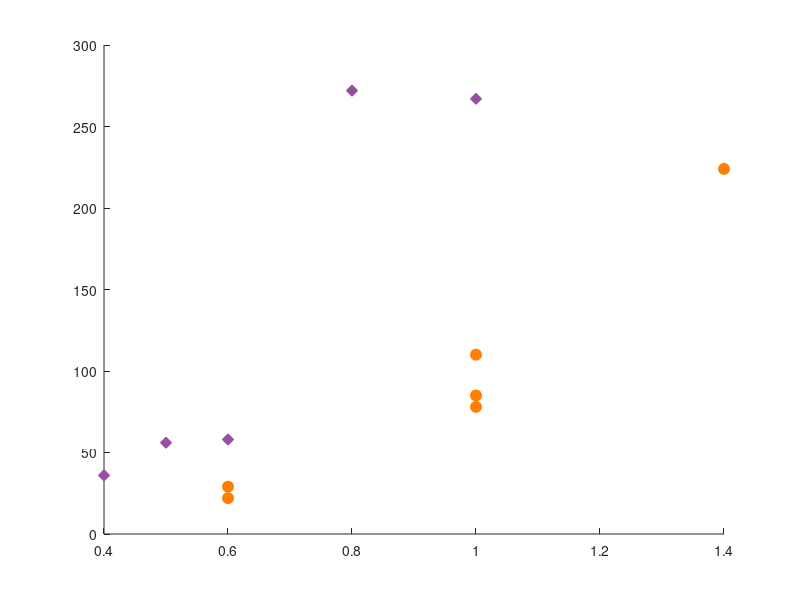

Reproduce this figure in MATLAB. (Note: this script raises an error after producing the figure.)
% plot lifetime vs amplitude
%
% Author: Eric
% Date: 6-8-18
%
% Mod History:
% v3 (1/14/18): Nonlinear least squares fit for critical strain. Also try
% combining data sets before fitting
% v4 (2/14-19): use effective strain
% v5 (9-17-19): new experimentation. Try fitting right side.
% v6 (9-27-19): just copy fit from left side to right side.

red = [228,26,28]/255;
blu = [55,126,184]/255;
grn = [77,175,74]/255;
pur = [152,78,163]/255;
org = [255,127,0]/255;
brn = [166,86,40]/255;

% Conversion from volts to strain
v2s = 4.1/30.;

% 10-10-18 data
% amplitudes in V
amplitudes1010 = [0.8 0.9 1.1];
% raw strains = amplitudes * v2s
% effective strains (post train)
estrains1010 = [.035 .047 .053];
% lifetimes in shear cycles
lifetimes1010 = [88 114 378];

% 10-10-18 data
% amplitudes in V
amplitudes1010_ext = [0.8 0.9 1.1];
% lifetimes in shear cycles
lifetimes1010_ext = [88 114 378];


% 10-1-18 data
% amplitudes in V
amplitudes101 = [0.1 0.2 0.4 0.6 0.7 0.8 1.0];
% lifetimes in shear cycles
lifetimes101 = [1 76 104 192 142 216 142];


% 10-1-18 data -- first 4 runs taken
% amplitudes in V 
amplitudes101_4 = [0.1 0.4 0.6 0.8];
% lifetimes in shear cycles
lifetimes101_4 = [1 104 192 216];

% 8-29-18 data
% amplitudes in V
amplitudes829 = [0.4 0.6 0.7 0.8 0.9 1.0];
% lifetimes in shear cycles
lifetimes829 = [86 51 127 118 153 105];

% 8-15-18 data
% amplitudes in V
amplitudes815 = [0.4 0.6 0.7 0.8];
% lifetimes in shear cycles
lifetimes815 = [109 151 176 127];

% 6-28-18 data
% amplitudes in V
amplitudes628 = [0.4 0.6 0.8 1.0 1.2];
% effective strains (post train)
estrains628 = [.041 .045 .041 .045 .067];
% lifetimes in shear cycles
lifetimes628 = [48 68 64 106 179];


%%%% NOTE: only 5-21 and 6-3 with lower volume fraction gel
% 6-3-18 data
% lifetimes in shear cycles
lifetimes63 = [36 56 58 272 267];
% amplitudes in V
amplitudes63 = [0.4 0.5 0.6 0.8 1.0];

% 5-21-18 data
amplitudes521 = [0.1 0.4 0.6 0.6 0.8 1.0 1.0 1.0 1.4];
lifetimes521 = [31 110 17 31 248 78 85 118 224];

% 5-21-18 first 8 data taken
amplitudes521_8 = [0.6 0.6 1.0 1.0 1.0 1.4];
lifetimes521_8 = [17 31 78 85 110 224];

% 5-21-18 only triain well
amplitudes521_well = [0.1 0.6 1.0 1.0 1.0 1.4];
lifetimes521_well = [22 29 78 85 110 224];

figure;
hold on
plot(amplitudes63, lifetimes63, 'd', 'color', pur, 'MarkerFaceColor', pur, 'MarkerSize',8);
% plot(amplitudes521, lifetimes521,'b.', 'MarkerFaceColor', 'b', 'MarkerSize', 12);
plot(amplitudes521_8, lifetimes521_well, 'o', 'color', org, 'MarkerFaceColor', org, 'MarkerSize', 8);
% plot(amplitudes628, lifetimes628,'g.', 'MarkerFaceColor', 'g', 'MarkerSize', 16);
% plot(amplitudes815, lifetimes815,'.', 'Color', [153, 102, 51]/256,'MarkerSize', 16);
% plot(amplitudes829, lifetimes829,'.', 'Color', [204, 0, 204]/256,'MarkerSize', 16);

plot_gc1 = plot(ones(100,1) * 0.9, 1:4:400, 'color', pur, 'LineStyle', '--',...
    'LineWidth', options.line_width);

plot_gc2 = plot(ones(100,1) * 1.2, 1:4:400, 'color', org, 'LineStyle', '--',...
    'LineWidth', options.line_width);


% plot(amplitudes101, lifetimes101, '.', 'Color', [51, 153, 51]/256,'MarkerSize', 16);

% title('Training','FontSize', 20);
xlabel('\gamma_0','FontSize', 16);
ylabel('Characteristic cycles \tau','FontSize', 18);
% ylim([0.02 0.05])
% xlim([0 550])
% axis([0 max(t) 0.02 0.14]);

xt = get(gca,'XTick');
set(gca, 'FontSize', 16)
box on

hold off

%%%%%%%%%%%%%
%% Fit to power law
% lifetimes to fit

% life = lifetimes829(1:end);
% gam = amplitudes829(1:end);
% gc = 1.1;

% life = lifetimes628(1:end);
% gam = amplitudes628(1:end)*v2s;
% gc = 1.4*v2s;
% gam = estrains628(1:end);
% gc = 0.085;


% life = lifetimes63(1:end-1);
% gam = amplitudes63(1:end-1);
% gc = 0.9;

% life = lifetimes521_well(1:end-1);
% gam = amplitudes521_well(1:end-1);
% gc = 1.2;

% life = lifetimes101_4(1:end);
% gam = amplitudes101_4(1:end);
% gc = 0.75;

% life = lifetimes1010(1:end);
% gam = amplitudes1010(1:end);
% gc = 1.2;

% Combined lifetimes
% life = [lifetimes1010(1:end), lifetimes628(1:end)];
% gam = [amplitudes1010(1:end)+0.2, amplitudes628(1:end)];
% gc = 1.4;

life = [lifetimes521_well(1:end-1), lifetimes63(1:end-1)];
gam = [amplitudes521_well(1:end-1)-0.3, amplitudes63(1:end-1)];
gc = 0.83;

figure;
loglog(gc-gam, life,'b.', 'MarkerFaceColor', 'b', 'MarkerSize', 16);
% figure;
% plot(log10(gc-gam), log10(life), 'b.', 'MarkerFaceColor', 'b', 'MarkerSize', 16);

mylogfit = fit(log10((gc-gam))', log10(life)', 'poly1');
logfit_coeffs = coeffvalues(myfit);

% mylogfit = fit((gc-gam)', life', 'poly1');
% logfit_coeffs = coeffvalues(mylogfit);

figure;
hold on
plot(log10(gc-gam), logfit_coeffs(1)* log10(gc-gam) + logfit_coeffs(2))
plot(log10(gc-gam), log10(life),'b.', 'MarkerFaceColor', 'b', 'MarkerSize', 16)
xlabel('Log \gamma-\gamma_0^c','FontSize', 16);
ylabel('Log Lifetime \tau','FontSize', 16);
% xlim([
hold off

ls = logspace(-2, 0);

figure;
ax = gca;
% plot(gc-gam, 10.^(fit_coeffs(1)* log10(gc-gam)+ fit_coeffs(2)))
loglog(ls, (ls).^(logfit_coeffs(1)) * 10^logfit_coeffs(2), 'b', 'LineWidth', 1)
hold on
loglog(gc-gam, life,'bd', 'MarkerFaceColor', 'b', 'MarkerSize', 6)
xlim([10^(-2) 10^0])
xlabel('\gamma_0-\gamma_0^c','FontSize', 16);
ylabel('Characteristic time \tau','FontSize', 16);
box on
ax.TickLength = [0.04 2];
ax.FontSize = 16;

% wrong!
% figure;
% xs = 0.01: 0.01: 0.07;
% hold on
% loglog(gc-gam, life,'b.', 'MarkerFaceColor', 'b', 'MarkerSize', 16);
% plot(xs,exp(fit_coeffs(1)* log(xs)) + fit_coeffs(2))
% hold off 

% plot lifetimes with power law fit
figure;
xs = logspace(log10(0.02), log10(gc-.01));
hold on
plot(amplitudes63(1:end-1), lifetimes63(1:end-1),'b.', 'MarkerFaceColor', 'b', 'MarkerSize', 16);
plot(amplitudes521_well(1:end-1)-0.3, lifetimes521_well(1:end-1),'r.', 'MarkerFaceColor', 'r', 'MarkerSize', 16);
% plot(amplitudes628*v2s, lifetimes628,'g.', 'MarkerFaceColor', 'g', 'MarkerSize', 16);
% plot(estrains628, lifetimes628, 'r.', 'MarkerFaceColor', 'r', 'MarkerSize', 16);
% plot(amplitudes101_4, lifetimes101_4,'g.', 'MarkerFaceColor', 'g', 'MarkerSize', 16);
% plot(amplitudes1010, lifetimes1010, 'g.', 'MarkerFaceColor', 'g', 'MarkerSize', 16);
% plot(amplitudes829, lifetimes829, 'g.', 'MarkerFaceColor', 'g', 'MarkerSize', 16);
plot(xs, 10^(logfit_coeffs(2))*(gc-xs).^(logfit_coeffs(1)), 'r')
% xlim([0 1.0])

ylim([0 400])
hold off

xlabel('Strain (V)','FontSize', 18);
ylabel('Lifetime \tau','FontSize', 18);


%% figure shifting to plot gamma_c - gamma
figure;
xs = logspace(log10(0.1), log10(gc-.05));
hold on
% plot(xs - gc, 10^(fit_coeffs(2))*(gc-xs).^(fit_coeffs(1)), 'r')
plot(amplitudes63(1:end-1) - gc, lifetimes63(1:end-1),'b.', 'MarkerFaceColor', 'b', 'MarkerSize', 16);
plot(amplitudes521_well(1:end-1) -gc - 0.3, lifetimes521_well(1:end-1),'r.', 'MarkerFaceColor', 'r', 'MarkerSize', 16);
% plot(amplitudes628 - gc, lifetimes628,'.', 'Color', [255, 153, 0]/256, 'MarkerSize', 16);
% plot(amplitudes829-gc+0.2, lifetimes829,'.', 'Color', [0, 255, 0]/256,'MarkerSize', 16);
% plot(amplitudes815-gc+0.4, lifetimes815,'.', 'Color', [102, 51, 0]/256,'MarkerSize', 16);
% plot(amplitudes101(2:6)-gc+0.5, lifetimes101(2:6),'.', 'Color', [51, 153, 51]/256, 'MarkerSize', 16);
% plot(amplitudes1010-gc+0.2, lifetimes1010,'.', 'Color', 'k', 'MarkerSize', 16);
xlim([-1.4 0.2])

ylim([0 400])
hold off

xlabel('\gamma_c - \gamma (V)','FontSize', 18);
ylabel('Lifetime \tau','FontSize', 18);

%%
% with fixed strain units
figure;
xs = logspace(log10(0.1), log10(gc-.05));
hold on
plot((xs - gc)*v2s, 10^(fit_coeffs(2))*(gc-xs).^(fit_coeffs(1)), 'r')
plot((amplitudes63(1:end-1) - gc)*v2s, lifetimes63(1:end-1),'b.', 'MarkerFaceColor', 'b', 'MarkerSize', 16);
plot((amplitudes521_well(1:end-1) -gc-0.3)*v2s, lifetimes521_well(1:end-1),'r.', 'MarkerFaceColor', 'r', 'MarkerSize', 16);
% plot((amplitudes628 - gc)*v2s, lifetimes628,'.', 'Color', [255, 153, 0]/256, 'MarkerSize', 16);
% plot((amplitudes829-gc+0.2)*v2s, lifetimes829,'.', 'Color', [0, 255, 0]/256,'MarkerSize', 16);
% plot((amplitudes815-gc+0.4)*v2s, lifetimes815,'.', 'Color', [102, 51, 0]/256,'MarkerSize', 16);
% plot((amplitudes101(2:6)-gc+0.5)*v2s, lifetimes101(2:6),'.', 'Color', [51, 153, 51]/256, 'MarkerSize', 16);
% plot((amplitudes1010-gc+0.2)*v2s, lifetimes1010,'.', 'Color', [255, 0, 255]/256, 'MarkerSize', 16);
% plot((amplitudes1010_ext-gc+0.2)*v2s, lifetimes1010_ext,'.', 'Color', [255, 0, 255]/256, 'MarkerSize', 16);
% xlim([-1.4 0.2])

ylim([0 400])
hold off

xlabel('\gamma_c - \gamma','FontSize', 18);
ylabel('Lifetime \tau','FontSize', 18);

%% Create Custom Nonlinear Models and Specify Problem Parameters and Independent Variables

life2fit = life;
gam2fit = gam;
% gam2fit = estrains628;

life_end = [lifetimes521_well(end), lifetimes63(end)];
gam_end = [amplitudes521_well(end)-0.3, amplitudes63(end)];

% Set estimates
a_0 = 40;
gc_0 = 0.85;
nu_0 = -0.85;
vars_0 = [a_0 gc_0 nu_0];

% Set bounds
lb = [1 0.05 0.2];
ub = [1000 1 2];

% Define fit
myfittype = fittype('a*(gc-gam)^(-nu)', 'dependent', {'tau'}, 'independent', {'gam'},...
    'coefficients', {'a', 'gc', 'nu'});

% Run fitting
nl_fit = fit(gam2fit', life2fit', myfittype, 'Lower', lb, 'Upper', ub, 'StartPoint', vars_0);
fit_coeffs = coeffvalues(nl_fit);
conf_ints = confint(nl_fit);

% Manually designate points from fit (for plotting)
xx = min(gam2fit):0.01:max(gam2fit);

xx = -.4:0.01:0.82;
fit_points = fit_coeffs(1) * (fit_coeffs(2)-xx).^(-fit_coeffs(3));

%flipped plot
xx_rt = fit_coeffs(2) - max(xx):0.01: fit_coeffs(2) - max(xx)+1;
fit_flip = fit_coeffs(1) * (xx_rt).^-(fit_coeffs(3));
fit_flip_basic = fliplr(fit_points);
fit_rt = 80 * (xx_rt).^-(fit_coeffs(3));

figure;
hold on

plot(gam2fit-fit_coeffs(2), life2fit,'bd', 'MarkerFaceColor', 'b', 'MarkerSize', 6)
plot(gam_end-fit_coeffs(2), life_end,'rs', 'MarkerFaceColor', 'r', 'MarkerSize', 6)
plot(xx-fit_coeffs(2), fit_points, 'b', 'LineWidth', 1.5)
% plot(xx_rt, fit_flip, 'r:', 'LineWidth', 1.5)
plot(xx_rt, fit_rt, 'r:', 'LineWidth', 1.5)
% title('Training','FontSize', 20);
xlabel('\gamma_0 - \gamma_0^c','FontSize', 18);
ylabel('Characteristic time \tau','FontSize', 18);
xt = get(gca,'XTick');
set(gca, 'FontSize', 16)
% legend('off')
xlim([-1.2 1])
ylim([0 400])
box on
hold off

% %% Create Custom Nonlinear Models and Specify Problem Parameters and Independent Variables
% % RIGHT SIDE OF EQUATION
% 
% 
% life2fit = [lifetimes521_well(end), lifetimes63(end)];
% gam2fit = [amplitudes521_well(end)-0.3, amplitudes63(end)];
% gc = 0.9;
% 
% % life2fit = life;
% % gam2fit = gam;
% % % gam2fit = estrains628;
% 
% 
% % Set estimates
% a_0 = 40;
% gc_0 = 0.85;
% nu_0 = -0.85;
% vars_0 = [a_0 gc_0 nu_0];
% 
% % Set bounds
% lb = [1 0.05 0.2];
% ub = [1000 1 2];
% 
% % Define fit
% myfittype = fittype('a*(gc-gam)^(-nu)', 'dependent', {'tau'}, 'independent', {'gam'},...
%     'coefficients', {'a', 'gc', 'nu'});
% 
% % Run fitting
% nl_fit = fit(gam2fit', life2fit', myfittype, 'Lower', lb, 'Upper', ub, 'StartPoint', vars_0);
% fit_coeffs = coeffvalues(nl_fit);
% conf_ints = confint(nl_fit);
% 
% % Manually designate points from fit (for plotting)
% xx = min(gam2fit):0.01:max(gam2fit);
% fit_points = fit_coeffs(1) * (fit_coeffs(2)-xx).^(-fit_coeffs(3));
% 
% figure;
% hold on
% plot(xx-fit_coeffs(2), fit_points, 'r', 'LineWidth', 2)
% plot(gam2fit-fit_coeffs(2), life2fit,'b.', 'MarkerFaceColor', 'b', 'MarkerSize', 14)
% % title('Training','FontSize', 20);
% xlabel('\gamma_c - \gamma','FontSize', 18);
% ylabel('Lifetime \tau','FontSize', 18);
% xt = get(gca,'XTick');
% set(gca, 'FontSize', 16)
% legend('off')
% hold off

%%%%%%%%%%%%%%%%%%%%%%%%%%%%%%%%%%%%%%%%%%%%%%%%%%%%%%%%%%%%%%%%%%%%%%%%%%%%%%%%%%%%%%%
% % Plot fixing strain units
% figure;
% hold on
% plot((xx-fit_coeffs(2))*v2s, fit_points, 'r', 'LineWidth', 2)
% plot((gam2fit-fit_coeffs(2))*v2s, life2fit,'b.', 'MarkerFaceColor', 'b', 'MarkerSize', 14)
% % title('Training','FontSize', 20);
% xlabel('\gamma_c - \gamma','FontSize', 18);
% ylabel('Lifetime \tau','FontSize', 18);
% xt = get(gca,'XTick');
% set(gca, 'FontSize', 16)
% legend('off')
% hold off

% %% Fix strain units
% 
% figure;
% loglog((gc-gam)*v2s, life,'b.', 'MarkerFaceColor', 'b', 'MarkerSize', 16);
% % figure;
% % plot(log10(gc-gam), log10(life), 'b.', 'MarkerFaceColor', 'b', 'MarkerSize', 16);
% 
% myfit = fit(log10((gc-gam))', log10(life)', 'poly1');
% fit_coeffs = coeffvalues(myfit);
% 
% figure;
% hold on
% plot(log10((gc-gam)*v2s), fit_coeffs(1)* log10(gc-gam) + fit_coeffs(2))
% plot(log10((gc-gam)*v2s), log10(life),'b.', 'MarkerFaceColor', 'b', 'MarkerSize', 16)
% xlabel('Log \gamma-\gamma_c','FontSize', 16);
% ylabel('Log Lifetime \tau','FontSize', 16);
% hold off
% 
% % plot lifetimes with power law fit IN STRAIN UNITS
% figure;
% xs = logspace(log10(0.1), log10(gc-.05));
% hold on
% plot(amplitudes63*v2s, lifetimes63,'b.', 'MarkerFaceColor', 'b', 'MarkerSize', 16);
% % plot(amplitudes521_well, lifetimes521_well,'r.', 'MarkerFaceColor', 'r', 'MarkerSize', 16);
% % plot(amplitudes628, lifetimes628,'g.', 'MarkerFaceColor', 'g', 'MarkerSize', 16);
% plot(xs*v2s, 10^(fit_coeffs(2))*(gc-xs).^(fit_coeffs(1)), 'r')
% xlim([0 .16])
% 
% ylim([0 400])
% hold off
% 
% xlabel('Training strain (\gamma_0)','FontSize', 18);
% ylabel('Lifetime \tau','FontSize', 18);
% 
% % figure shifting to plot gamma_c - gamma
% figure;
% xs = logspace(log10(0.1), log10(gc-.05));
% hold on
% plot((amplitudes63 - gc+0.3)*v2s, lifetimes63,'b.', 'MarkerFaceColor', 'b', 'MarkerSize', 16);
% plot((amplitudes521_well -gc)*v2s, lifetimes521_well,'r.', 'MarkerFaceColor', 'r', 'MarkerSize', 16);
% plot((xs - gc)*v2s, 10^(fit_coeffs(2))*(gc-xs).^(fit_coeffs(1)), 'r')
% % plot(amplitudes628 - gc, lifetimes628,'.', 'Color', [255, 153, 0]/256, 'MarkerSize', 16);
% % plot(amplitudes829-gc+0.2, lifetimes829,'.', 'Color', [0, 255, 0]/256,'MarkerSize', 20);
% % plot(amplitudes815-gc+0.4, lifetimes815,'.', 'Color', [102, 51, 0]/256,'MarkerSize', 20);
% % plot(amplitudes101(2:6)-gc+0.5, lifetimes101(2:6),'.', 'Color', 'b', 'MarkerSize', 20);
% % xlim([-1.0 0.4])
% 
% ylim([0 400])
% hold off
% 
% xlabel('\gamma_c - \gamma','FontSize', 18);
% ylabel('Lifetime \tau','FontSize', 18);
% 
% %% Plotting with vertical lines (can move parts of this up if wanted)
% 
% figure;
% hold on
% plot(amplitudes63, lifetimes63,'b.', 'MarkerFaceColor', 'b', 'MarkerSize', 16);
% % plot(amplitudes521_8, lifetimes521_8,'r.', 'MarkerFaceColor', 'r', 'MarkerSize', 12);
% plot(amplitudes521_well, lifetimes521_well,'r.', 'MarkerFaceColor', 'r', 'MarkerSize', 16);
% plot(amplitudes628, lifetimes628,'g.', 'MarkerFaceColor', 'g', 'MarkerSize', 16);
% 
% % title('Training','FontSize', 20);
% xlabel('Training strain (V)','FontSize', 18);
% ylabel('lifetimes','FontSize', 18);
% % ylim([0.02 0.05])
% % xlim([0 550])
% % axis([0 max(t) 0.02 0.14]);
% 
% % % Plot vertical line for training amplitude
% trainingAmplitude = 0.9;
% plot(ones(100,1) * trainingAmplitude, linspace(1, 500, 100), 'b--');
% trainingAmplitude = 1.2;
% plot(ones(100,1) * trainingAmplitude, linspace(1, 500, 100), 'r--');
% 
% trainingAmplitude = 1.4;
% plot(ones(100,1) * trainingAmplitude, linspace(1, 500, 100), 'g--');
% 
% xt = get(gca,'XTick');
% set(gca, 'FontSize', 16)
% 
% hold off
% 
% %%%%%%% Fixing volts to strain
% figure;
% hold on
% plot(amplitudes63*v2s, lifetimes63,'b.', 'MarkerFaceColor', 'b', 'MarkerSize', 16);
% % plot(amplitudes521_8, lifetimes521_8,'r.', 'MarkerFaceColor', 'r', 'MarkerSize', 12);
% plot(amplitudes521_well*v2s, lifetimes521_well,'r.', 'MarkerFaceColor', 'r', 'MarkerSize', 16);
% plot(amplitudes628*v2s, lifetimes628,'g.', 'MarkerFaceColor', 'g', 'MarkerSize', 16);
% 
% plot(amplitudes829*v2s, lifetimes829,'.', 'Color', [204, 0, 204]/256,'MarkerSize', 16);
% plot(amplitudes815*v2s, lifetimes815,'.', 'Color', [153, 102, 51]/256,'MarkerSize', 16);
% 
% % title('Training','FontSize', 20);
% xlabel('Training strain \gamma_0','FontSize', 18);
% ylabel('Lifetime \tau','FontSize', 18);
% % ylim([0.02 0.05])
% % xlim([0 550])
% % axis([0 max(t) 0.02 0.14]);
% 
% % % Plot vertical line for training amplitude
% trainingAmplitude = 0.9*v2s;
% plot(ones(100,1) * trainingAmplitude, linspace(1, 500, 100), 'b--');
% trainingAmplitude = 1.2*v2s;
% plot(ones(100,1) * trainingAmplitude, linspace(1, 500, 100), 'r--');
% 
% trainingAmplitude = 1.4*v2s;
% plot(ones(100,1) * trainingAmplitude, linspace(1, 500, 100), 'g--');
% 
% xt = get(gca,'XTick');
% set(gca, 'FontSize', 16)
% 
% hold off
% 
% %%%%%%%%%%%%%%%%%%%%%%%%%%%%%%%%%%%%%
% % Attempt at using nonlinear least squares to fit for gamma_c
